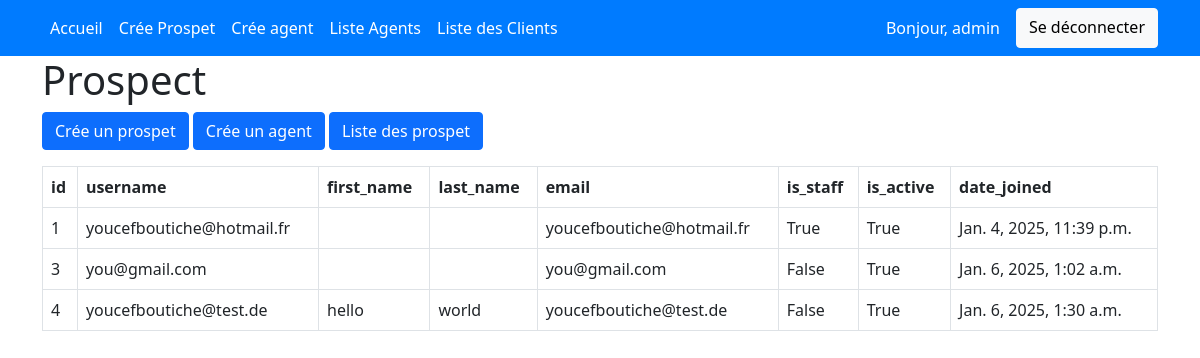
Page /list-agents (signed in) on the committed database.
### crm_app/models.py (models this page shows, shortened)
class User(AbstractUser):
     pass

class Agent(models.Model):
    user = models.OneToOneField(User,on_delete=models.CASCADE)

### crm_app/views.py (the view)
# urls.py: path('list-agents',list_agents,name='list_agents'),
@user_passes_test(is_super_user)
def list_agents(request) :
    agents = Agent.objects.all()
    context={
        'agents':agents
    }
    return render(request,'agents/list_agents.html',context)

### crm_app/views.py (called while the page is built)
def is_super_user(user):
    return user.is_superuser

### crm_app/templates/agents/list_agents.html (shortened to what this page needs)
{% extends "base.html" %}
{% load static %}
{% block content %}
    <div class="container">
        <h1>Prospect</h1>
        <div>
            <p>
                <a href="{% url 'create_lead' %}" class="btn btn-primary">Crée un prospet</a>
                <a href="{% url 'create_agent' %}" class="btn btn-primary">Crée un agent</a>
                <a href="{% url 'index' %}" class="btn btn-primary">Liste des prospet</a>
            </p>
        </div>
        <table class="table table-bordered">
            <thead>
              <tr>
                <th scope="col">id</th>
                <th scope="col">username</th>
                <th scope="col">first_name</th>
                <th scope="col">last_name</th>
                <th scope="col">email</th>
                <th scope="col">is_staff</th>
                <th scope="col">is_active</th>
                <th scope="col">date_joined</th>
              </tr>
            </thead>
            <tbody>
                {% for agent in agents %}
                    <tr>
                        <td>{{ agent.user.id }}</td>
                        <td>{{ agent.user.email }}</td>
                        <td>{{ agent.user.first_name }}</td>
                        <td>{{ agent.user.last_name }}</td>
                        <td>{{ agent.user.email }}</td>
                        <td>{{ agent.user.is_staff }}</td>
                        <td>{{ agent.user.is_active }}</td>
                        <td>{{ agent.user.date_joined }}</td>
                    </tr>
                {% endfor %}
            </tbody>
          </table>
    </div>
{% endblock content %}

### crm_app/templates/navbar.html (shortened to what this page needs)
<nav class="navbar navbar-expand-lg navbar-dark">
    <div class="container">
        <div class="collapse navbar-collapse" id="navbarNav">
            <ul class="navbar-nav me-auto mb-2 mb-lg-0">
                <li class="nav-item">
                    <a class="nav-link active" aria-current="page" href="{% url 'index' %}">Accueil</a>
                </li>
                <li class="nav-item">
                    <a class="nav-link" href="{% url 'create_lead' %}">Crée Prospet</a>
                </li>
                {% if request.user.is_authenticated %}
                    {% if request.user.is_superuser %}
                        <li class="nav-item">
                            <a class="nav-link" href="{% url 'create_agent' %}">Crée agent</a>
                        </li>
                        <li class="nav-item">
                            <a class="nav-link" href="{% url 'list_agents' %}">Liste Agents</a>
                        </li>
                    {% endif %}
                {% endif %}
                <li class="nav-item">
                    <a class="nav-link" href="{% url 'list_client' %}">Liste des Clients</a>
                </li>
            </ul>
            <div class="d-flex">
                {% if request.user.is_authenticated %}
                <a class="nav-link">Bonjour, {{ request.user.username }}</a>
                <a href="{% url 'logout' %}" class="btn btn-light">Se déconnecter</a>
                {% else %}
                    <a href="{% url 'login' %}" class="btn btn-custom me-2">Connexion</a>
                    <a href="{% url 'signup' %}" class="btn btn-custom me-2">S'inscrire</a>
                {% endif %}
            </div>
        </div>
    </div>
</nav>

### static/styles/style.css (style rules this page uses)
.navbar { background-color: #007bff; }
.navbar-brand, .nav-link { color: #fff !important; }

### rows in the picture
User: user.username "admin"
Agent: user.id "1", user.email "youcefboutiche@hotmail.fr", user.is_staff "True", user.is_active "True", user.date_joined "Jan. 4, 2025, 11:39 p.m."
Agent: user.id "3", user.email "you@gmail.com", user.is_staff "False", user.is_active "True", user.date_joined "Jan. 6, 2025, 1:02 a.m."
Agent: user.id "4", user.email "youcefboutiche@test.de", user.first_name "hello", user.last_name "world", user.is_staff "False", user.is_active "True", user.date_joined "Jan. 6, 2025, 1:30 a.m."
